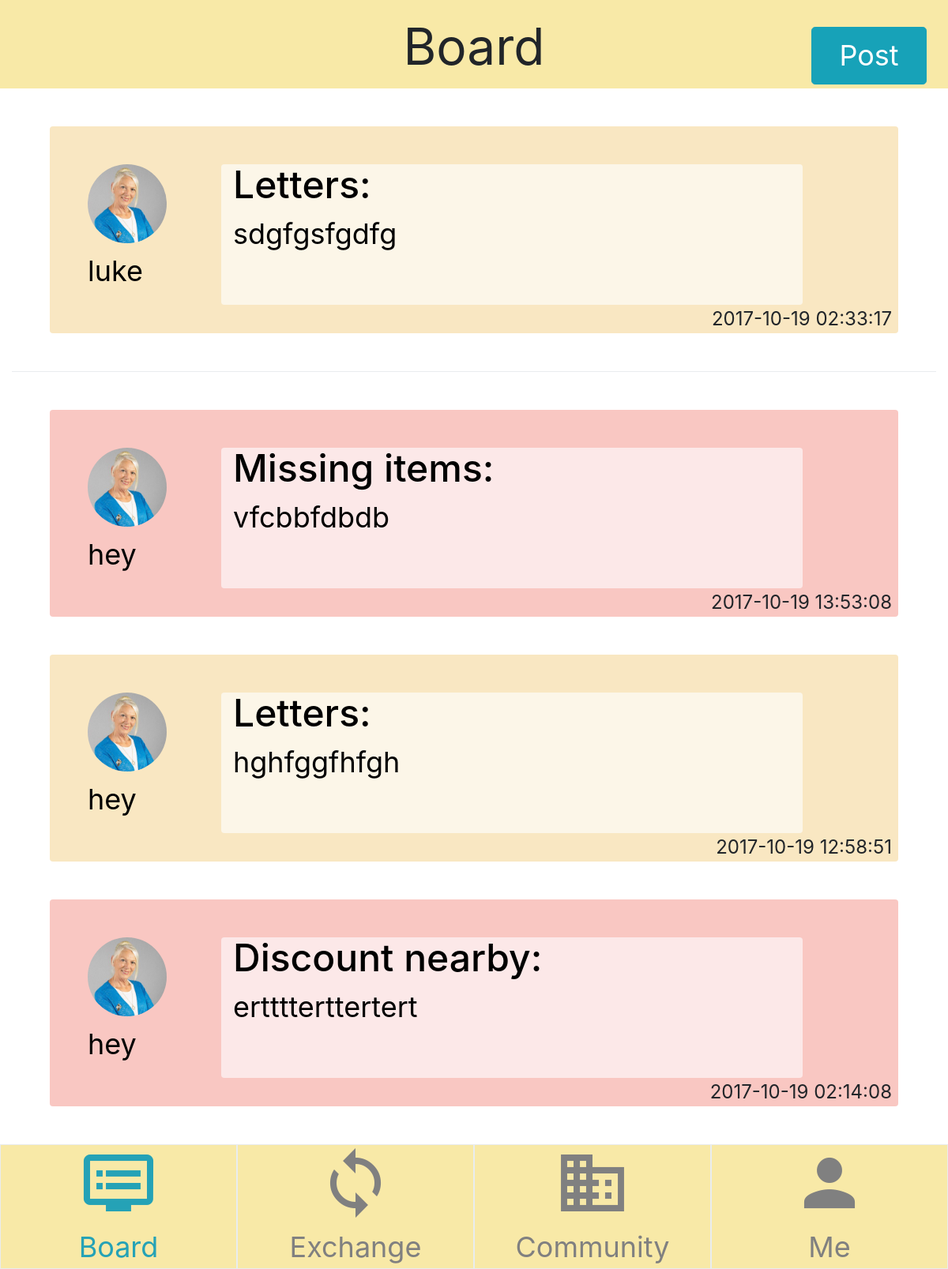
Screenshot of /website_V3_Final/board.php (signed in) with the database file from the repository.
### tables this page shows
CREATE TABLE `comBoard3500` (
  `message` varchar(140) NOT NULL,
  `time` timestamp NOT NULL DEFAULT CURRENT_TIMESTAMP,
  `userID` int(11) NOT NULL,
  `urgency` varchar(50) NOT NULL,
  `sort` varchar(50) NOT NULL
);

CREATE TABLE `users3500` (
  `userId` int(11) NOT NULL,
  `userName` varchar(30) NOT NULL,
  `userEmail` varchar(60) NOT NULL,
  `userPass` varchar(255) NOT NULL,
  `addressline1` varchar(200) DEFAULT NULL,
  `addressline2` varchar(200) DEFAULT NULL,
  `country` varchar(50) DEFAULT NULL,
  `zipcode` varchar(10) DEFAULT NULL,
  `city` varchar(50) DEFAULT NULL,
  `admin` int(11) NOT NULL DEFAULT '0'
);

### website_V3_Final/board.php (the view, shortened to what this page needs)
<?php
include_once 'dbconnect.php';
 $user = $conn->query("SELECT * FROM `comBoard3500` LEFT JOIN `users3500` ON comBoard3500.userID = users3500.userId WHERE admin = 0 ORDER BY comBoard3500.time DESC");
 $row=$user;
 $userA = $conn->query("SELECT * FROM `comBoard3500` LEFT JOIN `users3500` ON comBoard3500.userID = users3500.userId WHERE admin = 1 ORDER BY comBoard3500.time DESC");
 $rowA=$userA;
?>
<!DOCTYPE html>
<html>
	<head>
		<link rel="stylesheet" type="text/css" href="css/bootstrap-grid.css">
		<link rel="stylesheet" type="text/css" href="css/bootstrap-reboot.css">
		<link rel="stylesheet" type="text/css" href="css/bootstrap.css">
		<link rel="stylesheet" href="open-iconic/css/open-iconic-bootstrap.css">
		<link rel="stylesheet" type="text/css" href="css/material_icons.css">
		<link rel="stylesheet" type="text/css" href="css/croppie.css" />
		<link rel="stylesheet" type="text/css" href="css/style.css">
	</head>
	<body>
		<header class="header">
			<div class="container-fluid">
				<div class="row justify-content-center">
					<div class="col-2">
					</div>
					<div class="col col-8">
						<p class="title">Board</p>
					</div>
					<div class="col-2">
						<a href="postm.php" class="btn btn-info btn-lg postmbtn">Post</a>
					</div>
				</div>
			</div>
		</header>
		<div class="container-fluid content">
		<?php
			while($userRowA = mysqli_fetch_assoc($rowA)){
					if($userRowA['urgency'] == 'background-color: #f9e7c2;'){ $colorA = 'background-color: #fcf6e8;';}
					echo "<div class='card m-5 outbox rounded' style ='".$userRowA['urgency']."'>
						<div class='row'>
							<div class='col-2 ml-5 mt-5'>
								<figure class='figure'>
		  						<img src='images/test.jpg' class='figure-img img-fluid rounded-circle' alt='pic' width='100px'>
		  						<figcaption class='figure-caption cardfont'>".$userRowA['userName']."</figcaption>
								</figure>
							</div>
							<div class='col-8 mt-5 innerbox rounded cardfont' style ='".$colorA."'>
								<h4>".$userRowA['sort'].": </h4>
								<p>".$userRowA['message']."</p>
							</div>
						</div>
						<div class='row justify-content-end'>
							<div class='col-12 time mr-2' style='text-align: right;'>
								".$userRowA['time']."
							</div>
						</div>
					</div>";
				}
		?>
			<div class="dropdown-divider"></div>
			<?php
				while($userRow = mysqli_fetch_assoc($row)){
					if($userRow['urgency'] == 'background-color: #f9c7c2;'){ $color = 'background-color: #fce8e8;';}
					if($userRow['urgency'] == 'background-color: #f9e7c2;'){ $color = 'background-color: #fcf6e8;';}
					echo "<div class='card m-5 outbox rounded' style ='".$userRow['urgency']."'>
						<div class='row'>
							<div class='col-2 ml-5 mt-5'>
								<figure class='figure'>
								<img src='images/test.jpg' class='figure-img img-fluid rounded-circle' alt='pic' width='100px'>
								<figcaption class='figure-caption cardfont'>".$userRow['userName']."</figcaption>
								</figure>
							</div>
							<div class='col-8 mt-5 innerbox rounded cardfont' style ='".$color."'>
								<h4>".$userRow['sort'].": </h4>
								<p>".$userRow['message']."</p>
							</div>
						</div>
						<div class='row justify-content-end'>
							<div class='col-12 time mr-2' style='text-align: right;'>
								".$userRow['time']."
							</div>
						</div>
					</div>";
				}
			?>
		</div>
		<footer class="footer">
			<div class="container-fluid">
				<div class="row">
					<div class="col-3 border menubar">
						<a href="board.php">
							<i class="material-icons md-96 menuactive">dvr</i>
							<br><span class="menuactive">Board</span>
						</a>
					</div>
					<div class="col-3 border menubar">
						<a href="transaction.php">
							<i class="material-icons md-96">loop</i>
							<br><span>Exchange</span>
						</a>
					</div>
					<div class="col-3 border menubar">
						<a href="community.php">
							<i class="material-icons md-96">business</i>
							<br><span>Community</span>
						</a>
					</div>
					<div class="col-3 border menubar">
						<a href="profile.php">
							<i class="material-icons md-96">person</i>
							<br><span>Me</span>
						</a>
					</div>
				</div>
			</div>
		</footer>
	</body>
</html>

### website_V3_Final/css/style.css (style rules this page uses)
.header { position: fixed; top: 0; width: 100%; background-color: #f8e9a7; text-align: center; vertical-align: middle; z-index: 999999; height: auto; }
.header .postmbtn { position: relative; top: 30%; font-size: 36px; padding: 5% 20% 5% 20%; }
.header .title { position: relative; font-size: 64px; top:10%; }
.footer { position: fixed; bottom: 0; width: 100%; background-color: #f8e9a7; }
.footer span { font-size: 36px; }
.menubar { text-align: center; color: #d8d8d8; }
.menuactive { color: #25a2b6; }
a { text-decoration: none; color: grey; }
.card .cardfont { font-size : 36px; color: black; }
.card h4 { font-size : 48px; }
.card .time { font-size: 24px; }
.time { text-align: right; }
.card { border:0; }

### rows the page displays
comboard3500: userID.userName "luke", sort "Letters", message "sdgfgsfgdfg", time "2017-10-19 02:33:17"
comboard3500: userID.userName "hey", sort "Missing items", message "vfcbbfdbdb", time "2017-10-19 13:53:08"
comboard3500: userID.userName "hey", sort "Letters", message "hghfggfhfgh", time "2017-10-19 12:58:51"
comboard3500: userID.userName "hey", sort "Discount nearby", message "ertttterttertert", time "2017-10-19 02:14:08"
